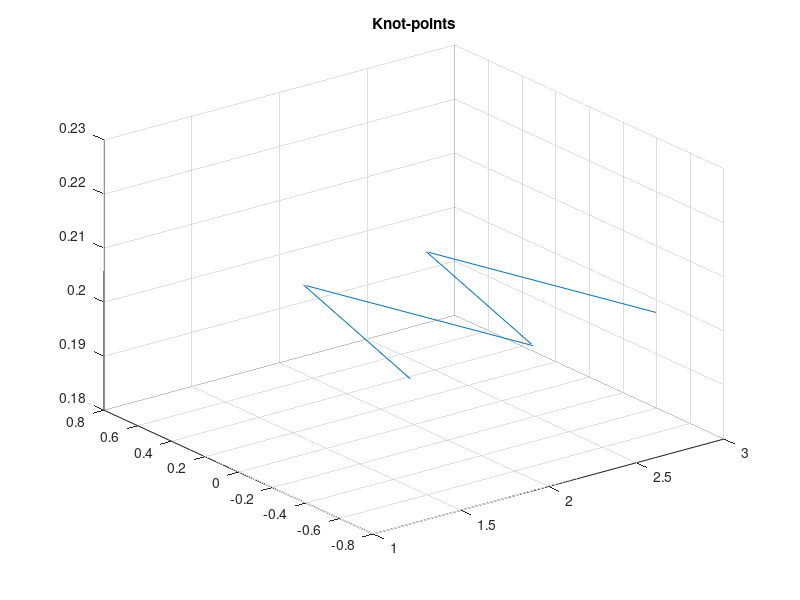
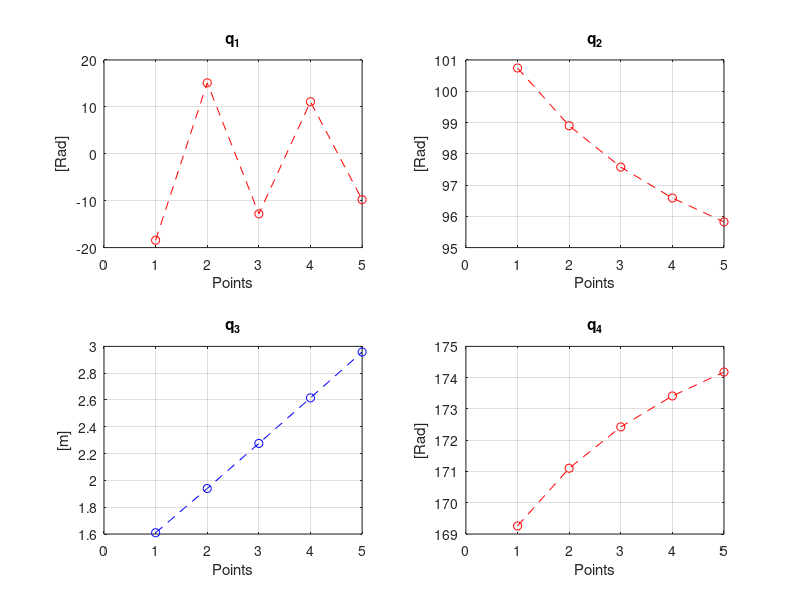

Reproduce these figures in MATLAB, in order.
clear all
close all
clc

T1 = [0 0 0 0;0 0 0 -0.5; -1 0 0 0; 0 0 0 1]
T2 = [0 0 0 0.35;0 0 0 0.5; -1 0 0 0; 0 0 0 1]
T3 = [0 0 0 0.7;0 0 0 -0.5; -1 0 0 0; 0 0 0 1]
T4 = [0 0 0 1.05 ;0 0 0 0.5; -1 0 0 0; 0 0 0 1]
T5 = [0 0 0 1.4 ;0 0 0 -0.5; -1 0 0 0; 0 0 0 1]

Ttask = [1 0 0 1.5;0 1 0 0; 0 0 1 0.2; 0 0 0 1]

a_4 = 1.10
d_1 = 1.6

TN = {T1 T2 T3 T4 T5}
collect = []
tp_cell = []

% TN is an array cell, not a matrix - but a collection of matrices.

for i = 1:5
    collect = Ttask*TN{i}
    tp_cell{i} = collect
end

q1 = [];
q2 = [];
q3 = [];
q4 = [];

tp = [];

for i = 1:5
    tp = tp_cell{i};
    q1(i) =  atan2( tp(2,4), tp(1,4));
    q2(i) =  atan2( ((tp(1,1)*a_4)-(-1*tp(1,4)))/cos(q1(i)) , -a_4*tp(3,1) - d_1 + tp(3,4) )
    q4(i) = -acos( tp(2,1) / sin(q1(i)) ) - q2(i)+2*pi;
    q3(i) = ( ( tp(1,4)/-cos(q1(i)) ) - a_4 * cos(q2(i) + q4(i)) ) / -sin(q2(i));
end



T = [q1;q2;q3;q4]



plot_collect = [];
plotdata = [];

for i = 1:5
    tp = tp_cell{i};
    plot_collect = [plot_collect tp(:,4)];
%     stem3(plot_collect(1), plot_collect(2), plot_collect(3))
end

plot_collect;

%%
plot_collect(4,:) = []

x = plot_collect(1,:)
y = plot_collect(2,:)
z = plot_collect(3,:)

q1 = rad2deg(T(1,:))
q2 = rad2deg(T(2,:))
q3 = T(3,:)
q4 = rad2deg(T(4,:))


figure()
plot3(x,y,z)
grid on
title('Knot-points')

figure()
subplot(2,2,1)
plot((q1), '--or')
grid on
ylabel('[Rad]')
xlabel('Points')
title('q_1')
xlim([0,5])

subplot(2,2,2)
plot((q2), '--or')
grid on
ylabel('[Rad]')
xlabel('Points')
xlim([0,5])
title('q_2')

subplot(2,2,3)
plot(q3, '--ob')
ylabel('[m]')
xlabel('Points')
title('q_3')
xlim([0,5])
grid on

subplot(2,2,4)
plot((q4), '--or')
ylabel('[Rad]')
xlabel('Points')
title('q_4')
xlim([0,5])
grid on